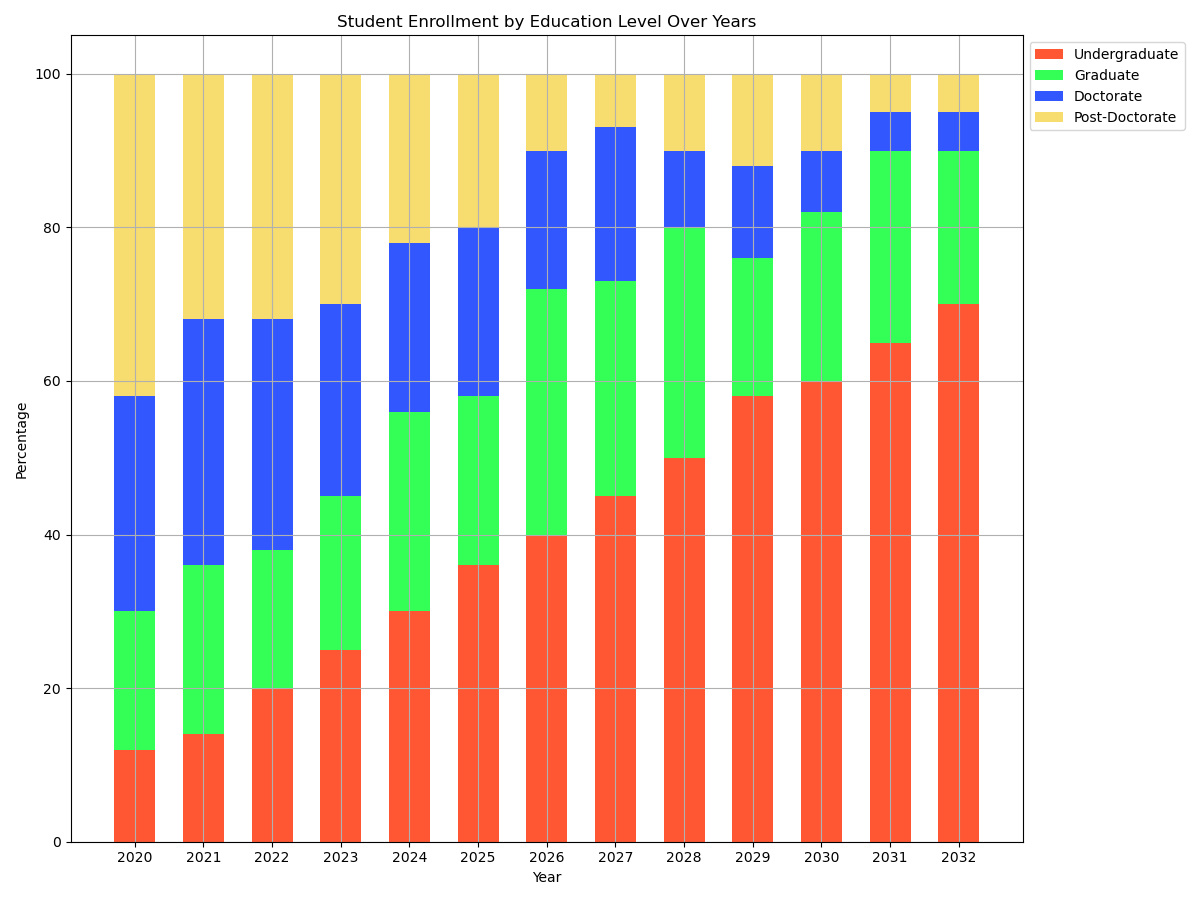

Python code for this plot:

import matplotlib.pyplot as plt
import numpy as np

# Data
labels = ['2020', '2021', '2022', '2023', '2024', '2025', '2026', '2027', '2028', '2029', '2030', '2031', '2032']
category_a = [12, 14, 20, 25, 30, 36, 40, 45, 50, 58, 60, 65, 70]
category_b = [18, 22, 18, 20, 26, 22, 32, 28, 30, 18, 22, 25, 20]
category_c = [28, 32, 30, 25, 22, 22, 18, 20, 10, 12, 8, 5, 5]
category_d = [42, 32, 32, 30, 22, 20, 10, 7, 10, 12, 10, 5, 5]

# Create a 2D array of the data for stacking
data = np.array([category_a, category_b, category_c, category_d])

# Normalize data to 100% for stacked bar chart
data_percentage = data / data.sum(axis=0) * 100

# Color codes
colors = ['#FF5733', '#33FF57', '#3357FF', '#F7DC6F']

# Plot
fig, ax = plt.subplots(figsize=(12, 9))

# Create stacked bar chart
bars = []
for i in range(data_percentage.shape[0]):
    bars.append(ax.bar(labels, data_percentage[i], bottom=np.sum(data_percentage[:i], axis=0), color=colors[i], width=0.6))

# Add legend and title
ax.legend(bars, ['Undergraduate', 'Graduate', 'Doctorate', 'Post-Doctorate'], loc='upper left', bbox_to_anchor=(1, 1))
ax.set_title('Student Enrollment by Education Level Over Years')

# Labels and grid
ax.set_ylabel('Percentage')
ax.set_xlabel('Year')
ax.grid(True)

plt.tight_layout()
plt.show()
